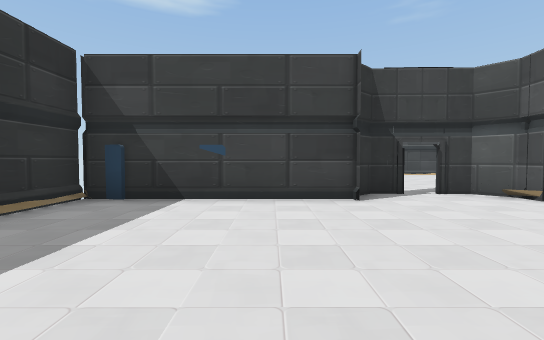
[1] (above)

21 first-person views from a walk through a scene from a Unity 3-D project. The camera is 1.4 m above the floor, tilts 2° down and sees 90° across. The floor is counted in squares, 2 m on a side. Each view is taken from the middle of a square. On the plan, view 1 faces up. The plan holds only what a view shows up to about 9 squares ahead; the rest is blank. The place goes on beyond the plan. The player character is not drawn. Door leaves are left out, so doorways stand open. Some surface patterns are stand-ins.

[2]
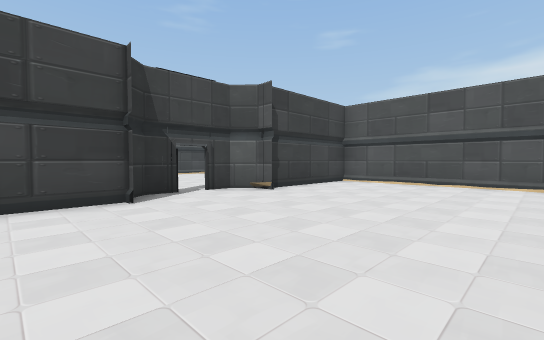

[3]
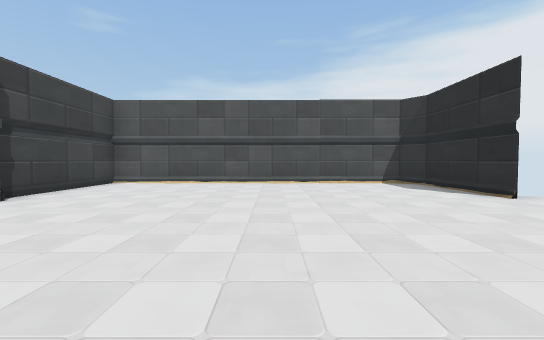

[4]
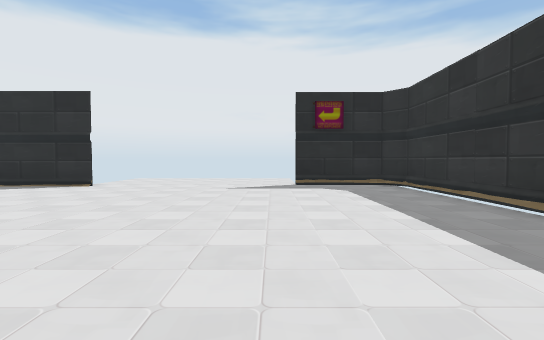

[5]
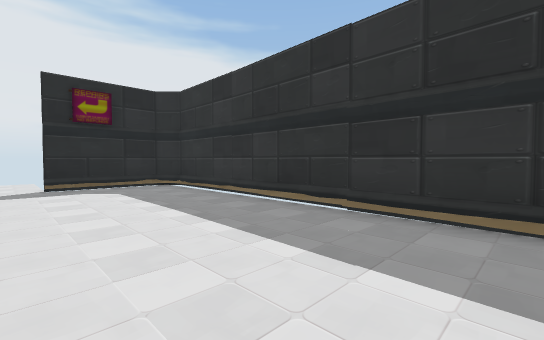

[6]
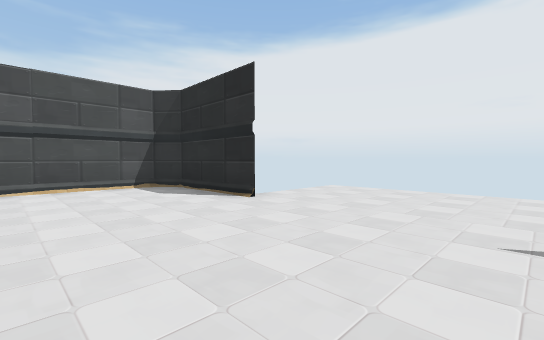

[7]
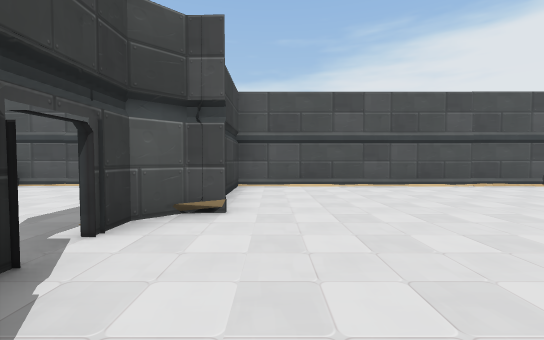

[8]
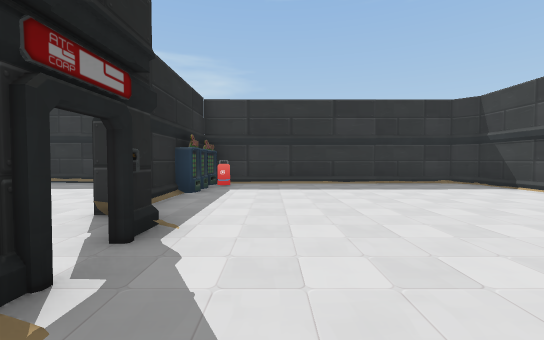

[9]
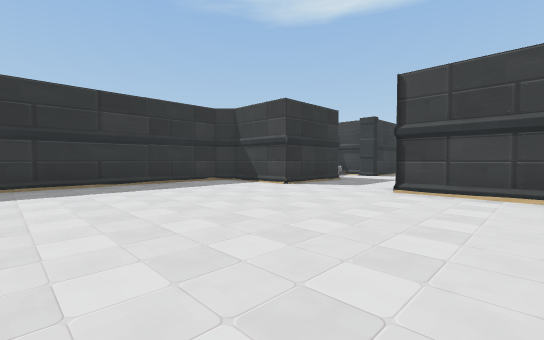

[10]
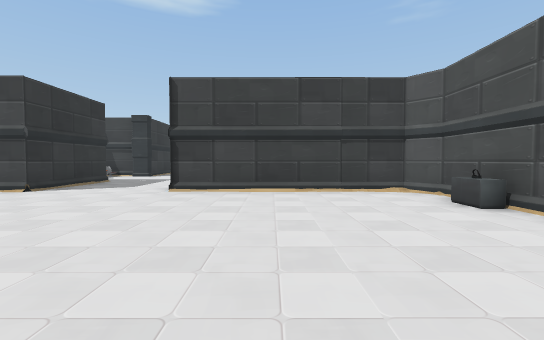

[11]
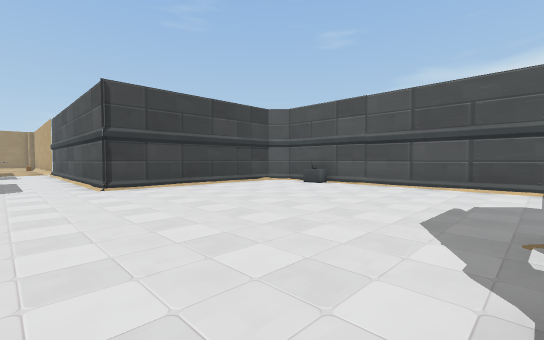

[12]
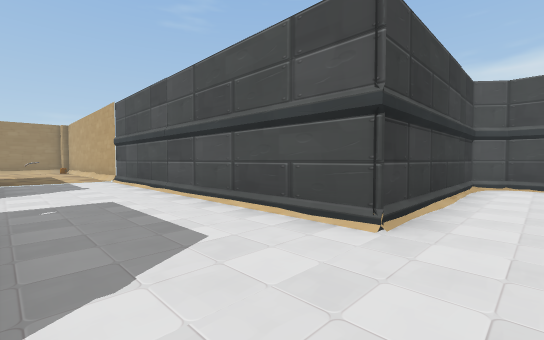

[13]
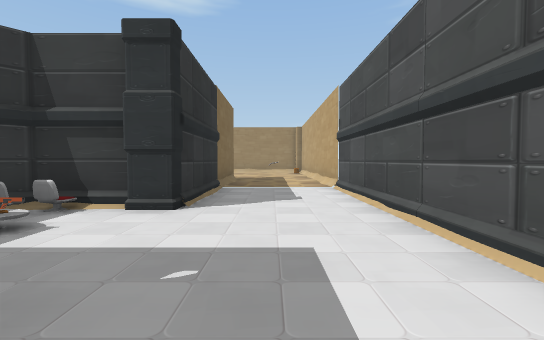

[14]
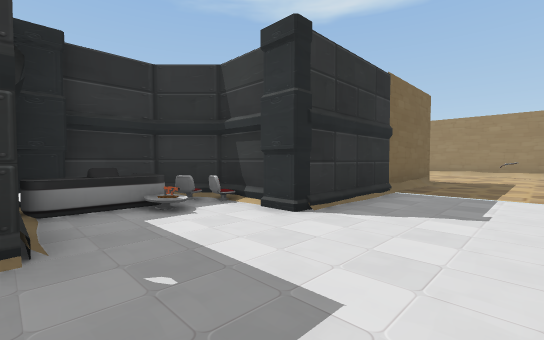

[15]
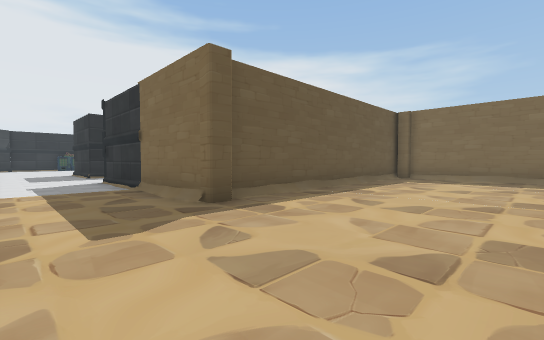

[16]
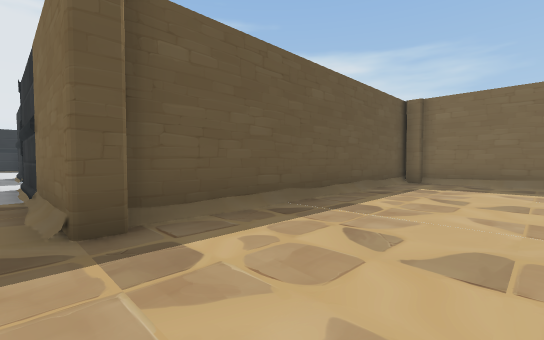

[17]
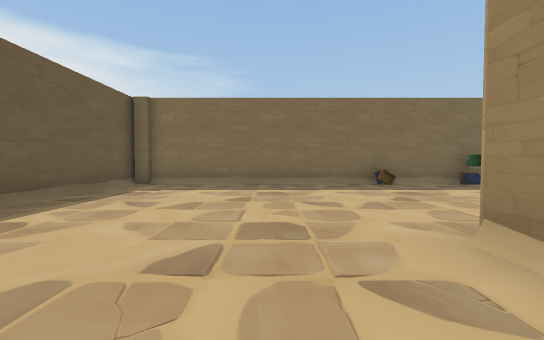

[18]
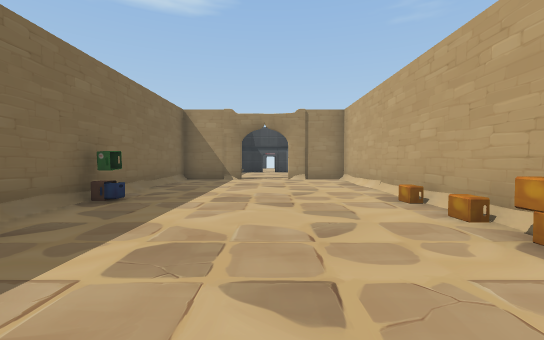

[19]
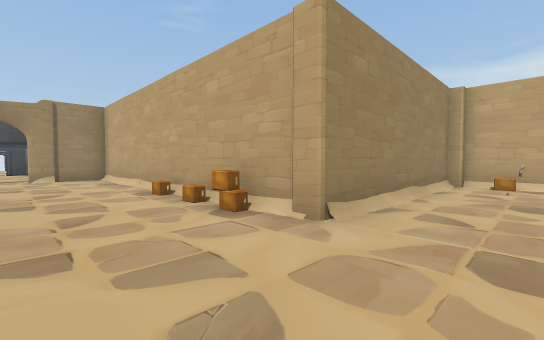

[20]
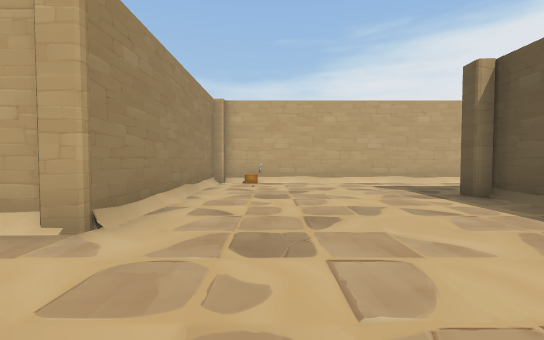

[21]
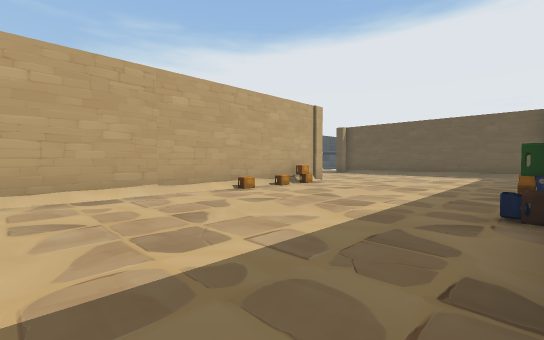

### Floor plan
Points are (right, up) in squares from view 1. A wall is a line through its corners. A room is listed if a view was taken in it or the views show most of it. See-through windows are left out.
Room 1 (views 1, 2, 3, 4, 5, 6, 7)
walls: (4.9, -4.5) (7.9, -4.5) (8.5, -4) (8.5, 5); (1.6, 4.9) (-1.5, 4.9); (4.6, 4.5) (4.6, 5.1) (4.1, 5.6) (3.5, 5.7); (2.8, 5.7) (2.1, 5.7) (1.7, 5.4); (-3.5, 4.9) (-3.8, -4.3) (-3.2, -4.9) (-0.6, -4.9); (8.5, 4.9) (4.5, 4.9)
low walls: (-3.6, -1.9) (-3.6, -4.4); (4.6, 4.5) (4.5, 5.2)
ways out: open door at (3, 6) to room 2
objects: other object (-3, 5); other object (-2, 5)
Room 2 (views 8, 9, 10, 11, 12, 13, 14, 15, 16, 17, 18, 19, 20, 21)
walls: (-1.1, 19.2) (-2.6, 19.2) (-3.6, 18.2) (-3.6, 16.8); (-0.4, 24.6) (-0.4, 18.9) (-1.1, 18.9); (-0.4, 16.1) (-0.4, 13.2) (-2.9, 13.2) (-3.6, 12.5) (-3.6, 10.1); (1.5, 30.8) (-2.6, 30.8); (-3.3, 31.4) (-3.3, 39.1); (-3.3, 10.3) (-3.5, 5.3); (2, 5.7) (2.8, 5.7); (-0.9, 4.9) (0.4, 4.9); (8.5, 5) (8.5, 12.7) (8.1, 13.2) (2.7, 13.2) (2.7, 30.5); (-9.3, 39) (-9.3, 25.8)
ways out: open door at (3, 6) to room 1
objects: other object (-9, 25); other object (-9, 32); other object (-9, 35); other object (-4, 32); other object (-4, 33); other object (-4, 35); other object (-3, 6); other object (-3, 17) to (-3, 18); other object (-3, 31); other object (-2, 18); other object (-2, 19); other object (-1, 25); other object (1, 29); other object (2, 30); other object (2, 31); other object (8, 11)

Positions as (right, up) in squares from view 1, and headings:
1: (0, 0), facing up
2: (0, 0), facing up-right
3: (0, 0), facing right
4: (0, 3), facing down
5: (0, 3), facing down-left
6: (1, -1), facing down-right
7: (1, 4), facing right
8: (5, 7), facing left
9: (5, 7), facing up-left
10: (5, 7), facing up
11: (1, 6), facing up-right
12: (0, 12), facing up-right
13: (1, 15), facing up
14: (2, 16), facing up-left
15: (2, 29), facing down-left
16: (0, 28), facing down-left
17: (-1, 29), facing left
18: (-6, 30), facing up
19: (-6, 29), facing up-right
20: (-6, 29), facing right
21: (-9, 39), facing down-right
